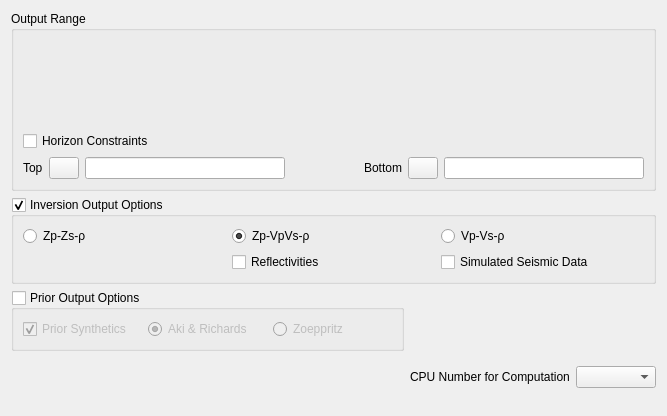
<?xml version="1.0" encoding="UTF-8"?>
<ui version="4.0">
 <class>Page3TermAvoInversionThree</class>
 <widget class="QWidget" name="Page3TermAvoInversionThree">
  <property name="geometry">
   <rect>
    <x>0</x>
    <y>0</y>
    <width>667</width>
    <height>416</height>
   </rect>
  </property>
  <property name="windowTitle">
   <string>Form</string>
  </property>
  <layout class="QGridLayout" name="gridLayout_4">
   <item row="0" column="0" colspan="2">
    <widget class="QGroupBox" name="m">
     <property name="minimumSize">
      <size>
       <width>0</width>
       <height>180</height>
      </size>
     </property>
     <property name="title">
      <string>Output Range</string>
     </property>
     <layout class="QGridLayout" name="gridLayout">
      <item row="0" column="0">
       <widget class="CXSliderComplex" name="m_pInlineWidget" native="true">
        <property name="minimumSize">
         <size>
          <width>0</width>
          <height>25</height>
         </size>
        </property>
       </widget>
      </item>
      <item row="1" column="0">
       <widget class="CXSliderComplex" name="m_pXlineWidget" native="true">
        <property name="minimumSize">
         <size>
          <width>0</width>
          <height>25</height>
         </size>
        </property>
       </widget>
      </item>
      <item row="2" column="0">
       <widget class="CXSliderComplex" name="m_pTimeWidget" native="true">
        <property name="minimumSize">
         <size>
          <width>0</width>
          <height>25</height>
         </size>
        </property>
       </widget>
      </item>
      <item row="3" column="0">
       <widget class="QCheckBox" name="m_pCheckBoxHorizon">
        <property name="text">
         <string>Horizon Constraints</string>
        </property>
       </widget>
      </item>
      <item row="4" column="0">
       <layout class="QHBoxLayout" name="horizontalLayout_2">
        <item>
         <widget class="QLabel" name="m_pLabelTop">
          <property name="text">
           <string>Top</string>
          </property>
         </widget>
        </item>
        <item>
         <widget class="QPushButton" name="m_pBtnTop">
          <property name="maximumSize">
           <size>
            <width>30</width>
            <height>16777215</height>
           </size>
          </property>
          <property name="text">
           <string/>
          </property>
          <property name="icon">
           <iconset resource="../xconsole/x.qrc">
            <normaloff>:/Icon/18804.png</normaloff>:/Icon/18804.png</iconset>
          </property>
         </widget>
        </item>
        <item>
         <widget class="QLineEdit" name="m_pLineEdtTopHorizon">
          <property name="minimumSize">
           <size>
            <width>200</width>
            <height>0</height>
           </size>
          </property>
          <property name="readOnly">
           <bool>true</bool>
          </property>
         </widget>
        </item>
        <item>
         <spacer name="horizontalSpacer_2">
          <property name="orientation">
           <enum>Qt::Horizontal</enum>
          </property>
          <property name="sizeHint" stdset="0">
           <size>
            <width>40</width>
            <height>20</height>
           </size>
          </property>
         </spacer>
        </item>
        <item>
         <widget class="QLabel" name="m_pLabelBot">
          <property name="text">
           <string>Bottom</string>
          </property>
         </widget>
        </item>
        <item>
         <widget class="QPushButton" name="m_pBtnBot">
          <property name="minimumSize">
           <size>
            <width>0</width>
            <height>20</height>
           </size>
          </property>
          <property name="maximumSize">
           <size>
            <width>30</width>
            <height>16777215</height>
           </size>
          </property>
          <property name="text">
           <string/>
          </property>
          <property name="icon">
           <iconset resource="../xconsole/x.qrc">
            <normaloff>:/Icon/18804.png</normaloff>:/Icon/18804.png</iconset>
          </property>
         </widget>
        </item>
        <item>
         <widget class="QLineEdit" name="m_pLineEdtBotHorizon">
          <property name="minimumSize">
           <size>
            <width>200</width>
            <height>0</height>
           </size>
          </property>
          <property name="readOnly">
           <bool>true</bool>
          </property>
         </widget>
        </item>
       </layout>
      </item>
     </layout>
    </widget>
   </item>
   <item row="1" column="0" colspan="2">
    <widget class="QGroupBox" name="m_pGroupBoxInversion">
     <property name="title">
      <string>Inversion Output Options</string>
     </property>
     <property name="checkable">
      <bool>true</bool>
     </property>
     <layout class="QGridLayout" name="gridLayout_2">
      <item row="0" column="0">
       <widget class="QRadioButton" name="m_pRadioZpZsRho">
        <property name="text">
         <string>Zp-Zs-ρ</string>
        </property>
       </widget>
      </item>
      <item row="0" column="1">
       <widget class="QRadioButton" name="m_pRadioZpVpVsRho">
        <property name="text">
         <string>Zp-VpVs-ρ</string>
        </property>
        <property name="checked">
         <bool>true</bool>
        </property>
       </widget>
      </item>
      <item row="0" column="2">
       <widget class="QRadioButton" name="m_pRadioVpVsRho">
        <property name="text">
         <string>Vp-Vs-ρ</string>
        </property>
       </widget>
      </item>
      <item row="1" column="1">
       <widget class="QCheckBox" name="m_pRadioReflectivity">
        <property name="text">
         <string>Reflectivities</string>
        </property>
       </widget>
      </item>
      <item row="1" column="2">
       <widget class="QCheckBox" name="m_pRadioSeismic">
        <property name="text">
         <string>Simulated Seismic Data</string>
        </property>
       </widget>
      </item>
     </layout>
    </widget>
   </item>
   <item row="2" column="0">
    <widget class="QGroupBox" name="m_pGroupBoxPrior">
     <property name="title">
      <string>Prior Output Options</string>
     </property>
     <property name="checkable">
      <bool>true</bool>
     </property>
     <property name="checked">
      <bool>false</bool>
     </property>
     <layout class="QGridLayout" name="gridLayout_3">
      <item row="0" column="0">
       <widget class="QCheckBox" name="m_pCheckBoxPrior">
        <property name="enabled">
         <bool>false</bool>
        </property>
        <property name="text">
         <string>Prior Synthetics</string>
        </property>
        <property name="checkable">
         <bool>true</bool>
        </property>
        <property name="checked">
         <bool>true</bool>
        </property>
        <property name="autoRepeat">
         <bool>false</bool>
        </property>
       </widget>
      </item>
      <item row="0" column="1">
       <widget class="QRadioButton" name="m_pRadioAki">
        <property name="text">
         <string>Aki &amp;&amp; Richards</string>
        </property>
        <property name="checked">
         <bool>true</bool>
        </property>
       </widget>
      </item>
      <item row="0" column="2">
       <widget class="QRadioButton" name="m_pRadioZoeppritz">
        <property name="text">
         <string>Zoeppritz</string>
        </property>
       </widget>
      </item>
     </layout>
    </widget>
   </item>
   <item row="3" column="0">
    <spacer name="horizontalSpacer">
     <property name="orientation">
      <enum>Qt::Horizontal</enum>
     </property>
     <property name="sizeHint" stdset="0">
      <size>
       <width>348</width>
       <height>20</height>
      </size>
     </property>
    </spacer>
   </item>
   <item row="3" column="1">
    <layout class="QHBoxLayout" name="horizontalLayout">
     <property name="topMargin">
      <number>9</number>
     </property>
     <property name="bottomMargin">
      <number>9</number>
     </property>
     <item>
      <widget class="QLabel" name="label">
       <property name="text">
        <string>CPU Number for Computation</string>
       </property>
      </widget>
     </item>
     <item>
      <widget class="QComboBox" name="m_pCmbCPUNumber">
       <property name="minimumSize">
        <size>
         <width>80</width>
         <height>0</height>
        </size>
       </property>
      </widget>
     </item>
    </layout>
   </item>
   <item row="4" column="1">
    <spacer name="verticalSpacer">
     <property name="orientation">
      <enum>Qt::Vertical</enum>
     </property>
     <property name="sizeHint" stdset="0">
      <size>
       <width>20</width>
       <height>224</height>
      </size>
     </property>
    </spacer>
   </item>
  </layout>
 </widget>
 <customwidgets>
  <customwidget>
   <class>CXSliderComplex</class>
   <extends>QWidget</extends>
   <header location="global">xslidercomplex.h</header>
   <container>1</container>
  </customwidget>
 </customwidgets>
 <resources>
  <include location="../xconsole/x.qrc"/>
 </resources>
 <connections/>
</ui>
